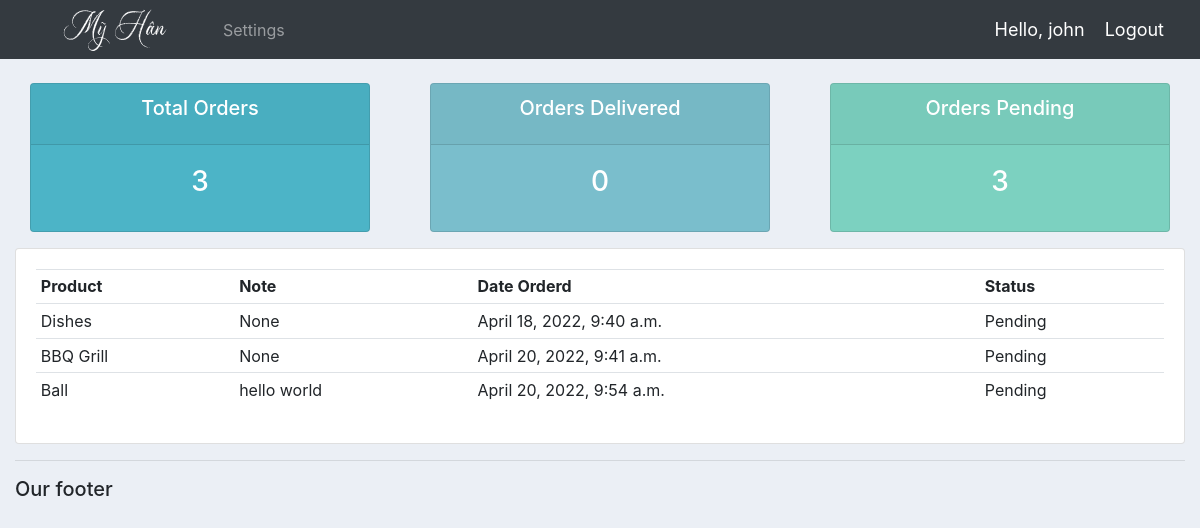
Before: /user/ (signed in) with the older database file.
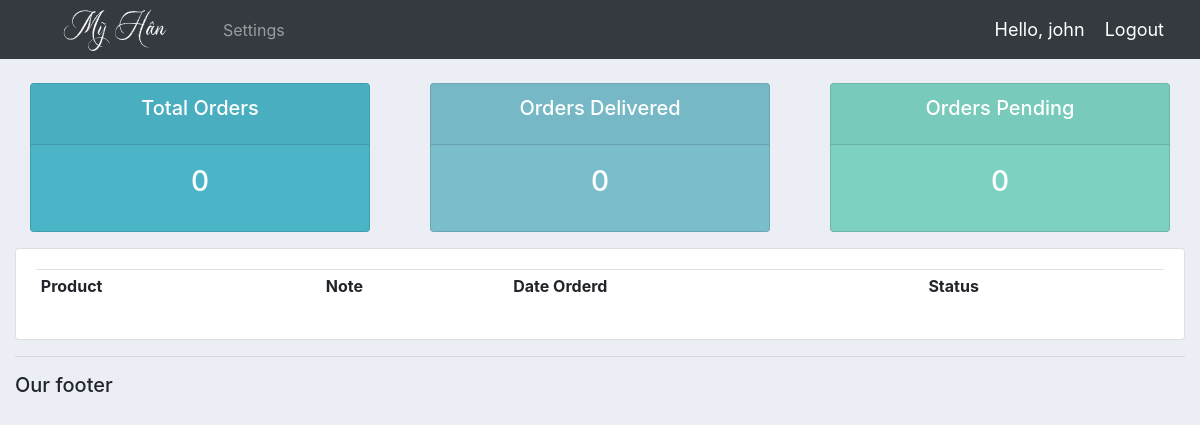
After: the same page with the newer database file.
### accounts/models.py (models this page shows)
class Order(models.Model):
	STATUS = (
			('Pending', 'Pending'),
			('Out for delivery', 'Out for delivery'),
			('Delivered', 'Delivered'),
			)
	customer = models.ForeignKey(Customer, null=True, on_delete= models.SET_NULL)
	product = models.ForeignKey(Product, null=True, on_delete= models.SET_NULL)
	date_created = models.DateTimeField(auto_now_add=True, null=True)
	status = models.CharField(max_length=200, null=True, choices=STATUS)
	note = models.CharField(max_length=1000, null=True)
	def __str__(self):
		return self.product.name

class Product(models.Model):
	CATEGORY = (
			('Indoor', 'Indoor'),
			('Out Door', 'Out Door'),
			)
	name = models.CharField(max_length=200, null=True)
	price = models.FloatField(null=True)
	category = models.CharField(max_length=200, null=True, choices=CATEGORY)
	description = models.CharField(max_length=200, null=True, blank=True)
	date_created = models.DateTimeField(auto_now_add=True, null=True)
	tags = models.ManyToManyField(Tag)
	def __str__(self):
		return self.name

### accounts/decorators.py (the view)
        def wrapper_func(request, *args, **kwargs):
            group = None
            if request.user.groups.exists():
                group = request.user.groups.all()[0].name
            if group in allowed_roles:
                return view_func(request, *args, **kwargs)
            else:
                return HttpResponse('You are not authorized to view this page')

### accounts/views.py (called while the page is built)
@login_required(login_url='login')
@allowed_users(allowed_roles=['customer'])
def userPage(request):
	orders = request.user.customer.order_set.all()
	total_orders = orders.count()
	delivered = orders.filter(status='Delivered').count()
	pending = orders.filter(status='Pending').count()
	print('ORDERS:', orders)
	context = {'orders':orders,'total_orders':total_orders,
	'delivered':delivered,'pending':pending}
	return render(request, 'accounts/user.html', context)

### accounts/templates/accounts/user.html
{% extends 'accounts/main.html' %}
{% block content %}
{% include 'accounts/status.html' %}
<div class="row">
	<div class="col-md">
		<div class="card card-body">
			<table class="table table-sm">
				<tr>
					<th>Product</th>
					<th>Note</th>
					<th>Date Orderd</th>
					<th>Status</th>
				</tr>
				{% for order in orders %}
					<tr>
						<td>{{order.product}}</td>
						<td>{{order.note}}</td>
						<td>{{order.date_created}}</td>
						<td>{{order.status}}</td>
					</tr>
				{% endfor %}
			</table>
		</div>
	</div>
</div>
{% endblock content %}

Changed rows visible on the page:
no longer on this page (row edited): Order: product "Dishes", note "None", date_created "April 18, 2022, 9:40 a.m.", status "Pending"
no longer on this page (row edited): Order: product "BBQ Grill", note "None", date_created "April 20, 2022, 9:41 a.m.", status "Pending"
no longer on this page (row edited): Order: product "Ball", note "hello world", date_created "April 20, 2022, 9:54 a.m.", status "Pending"
Other visible differences:
{{ total_orders }}: "3" → "0"
{{ pending }}: "3" → "0"
